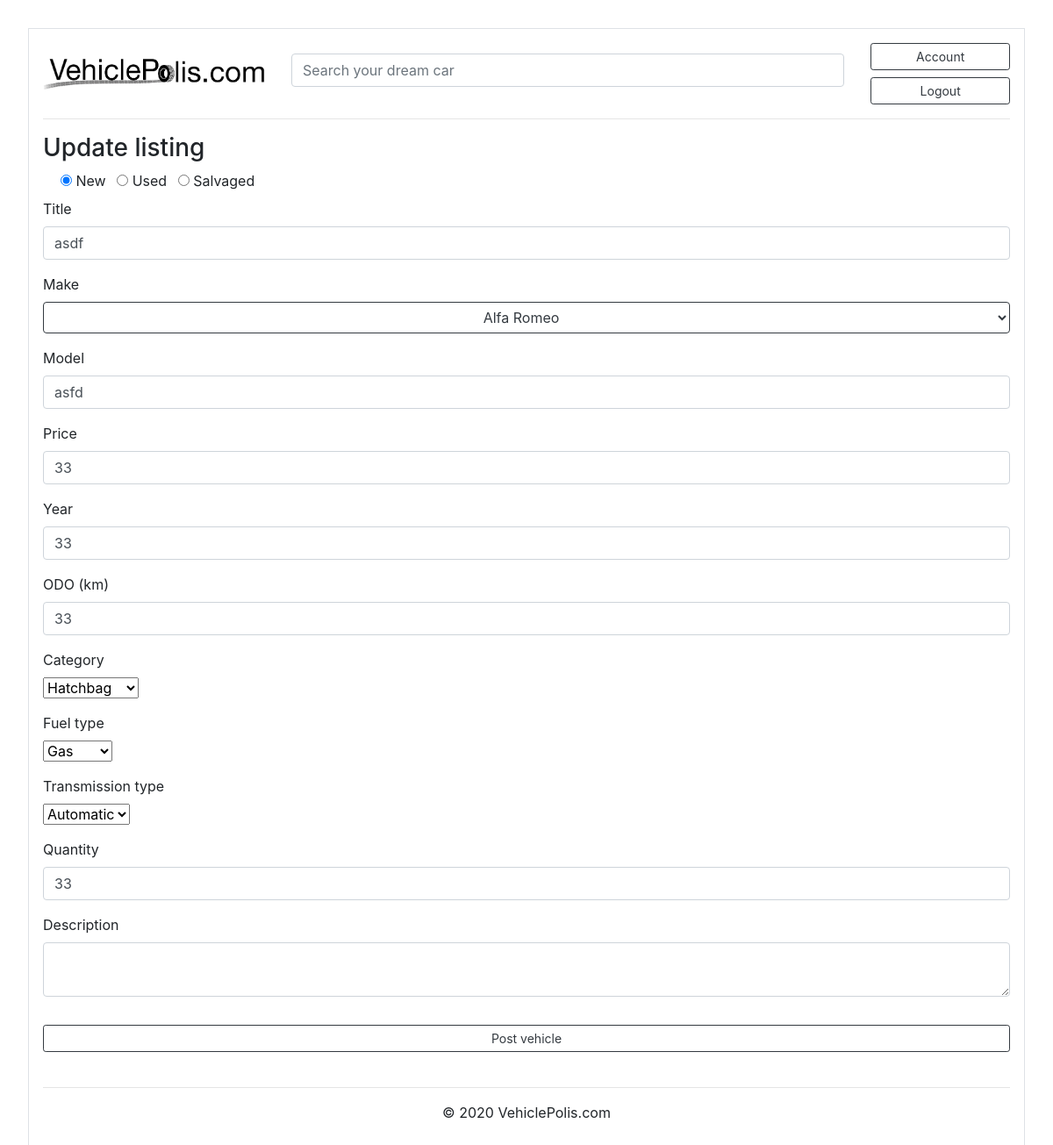
The page /item_details/6/update (signed in) on the database as committed earlier.
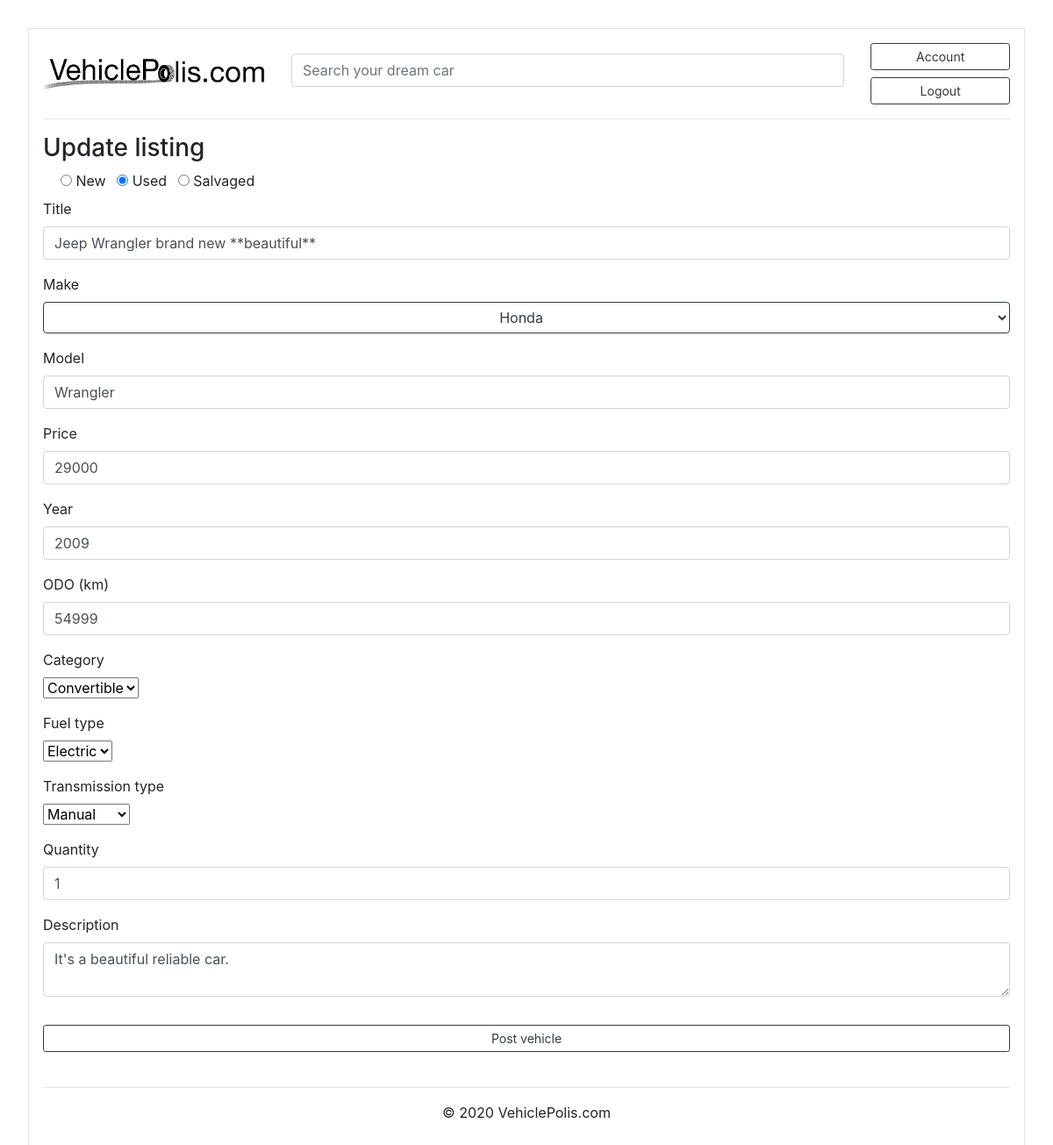
The same page on the database as committed later.
### marketplace/models.py (models this page shows, shortened)
class Post(db.Model):
    id = db.Column(db.Integer, primary_key=True)
    condition = db.Column(db.String(100), nullable=False)
    title = db.Column(db.String(100), nullable=False)
    make = db.Column(db.String(100), nullable=False)
    model = db.Column(db.String(100), nullable=False)
    price = db.Column(db.Integer(), nullable=False)
    year = db.Column(db.Integer(), nullable=False)
    ODO = db.Column(db.Integer(), nullable=False)
    category = db.Column(db.String(100), nullable=False)
    fuel = db.Column(db.String(100), nullable=False)
    transmission = db.Column(db.String(100), nullable=False)
    quantity = db.Column(db.Integer(), nullable=False)
    date_posted = db.Column(db.DateTime, nullable=False, default=datetime.utcnow)
    description = db.Column(db.Text, nullable=True)
    image_file = db.Column(db.String(20), nullable=False, default='default.png')
    user_id = db.Column(db.Integer, db.ForeignKey('user.id'), nullable=False)

### marketplace/routes.py (the view)
@app.route("/item_details/<int:post_id>/update", methods=['GET','POST'])
@login_required
def update_post(post_id):
    post = Post.query.get_or_404(post_id)
    if post.author != current_user:
        abort(403)
    form = PostForm()
    if form.validate_on_submit():
        post.title = form.title.data
        post.make = form.make.data
        post.condition = form.condition.data
        post.model = form.model.data
        post.price = form.price.data
        post.year = form.year.data
        post.ODO = form.ODO.data
        post.category = form.category.data
        post.fuel = form.fuel.data
        post.transmission = form.transmission.data
        post.description = form.description.data
        post.quantity = form.quantity.data
        db.session.commit()
        flash('Your listing has been updated!', 'success')
        return redirect(url_for('post', post_id=post.id))
    elif request.method == 'GET':
        form.title.data = post.title
        form.make.data = post.make
        form.condition.data = post.condition
        form.model.data = post.model
        form.price.data = post.price
        form.year.data = post.year
        form.ODO.data = post.ODO
        form.category.data = post.category
        form.fuel.data = post.fuel
        form.transmission.data = post.transmission
        form.quantity.data = post.quantity
        form.description.data = post.description
    return render_template('add_item.html', form=form, legend='Update listing')

### marketplace/models.py (called while the page is built)
@login_manager.user_loader
def load_user(user_id):
    return User.query.get(int(user_id))

### marketplace/templates/add_item.html (shortened to what the changed rows need)
{% extends "base.html" %}
{% block content %}
<div class="row">
  <div class="col-xl-12">
<form method="POST" action="" enctype="multipart/form-data">
  <fieldset class="form-group">
    <div class="form-check">
      {% for radio in form.condition %}
          {{ radio }}
          {{ radio.label(class="mr-2")}}
      {% endfor %}
    </div>
    <div class="form-group">
      {{ form.title.label }}
      {% if form.title.errors %}
          {{ form.title(class="form-control is-invalid") }}
          <div class="invalid-feedback">
              {% for error in form.title.errors %}
                  <span>{{ error }}</span>
              {% endfor %}
          </div>
      {% else %}
          {{ form.title(class="form-control", placeholder="Enter title of your listing") }}
      {% endif %}
    </div>
    <div class="form-group">
      {{ form.make.label }}
      <br>
      {{ form.make(class="btn btn-outline-dark btn-block") }}
    </div>
    <div class="form-group">
      {{ form.model.label }}
      {% if form.model.errors %}
          {{ form.model(class="form-control is-invalid") }}
          <div class="invalid-feedback">
              {% for error in form.model.errors %}
                  <span>{{ error }}</span>
              {% endfor %}
          </div>
      {% else %}
          {{ form.model(class="form-control", placeholder="Enter model") }}
      {% endif %}
    </div>
    <div class="form-group">
      {{ form.price.label }}
      {% if form.price.errors %}
          {{ form.price(class="form-control is-invalid") }}
          <div class="invalid-feedback">
              {% for error in form.price.errors %}
                  <span>{{ error }}</span>
              {% endfor %}
          </div>
      {% else %}
          {{ form.price(class="form-control", placeholder="Enter price in AUD") }}
      {% endif %}
    </div>
    <div class="form-group">
      {{ form.year.label }}
      {% if form.year.errors %}
          {{ form.year(class="form-control is-invalid") }}
          <div class="invalid-feedback">
              {% for error in form.year.errors %}
                  <span>{{ error }}</span>
              {% endfor %}
          </div>
      {% else %}
          {{ form.year(class="form-control", placeholder="Enter year of manufacture") }}
      {% endif %}
    </div>
    <div class="form-group">
      {{ form.ODO.label }}
      {% if form.ODO.errors %}
          {{ form.ODO(class="form-control is-invalid") }}
          <div class="invalid-feedback">
              {% for error in form.ODO.errors %}
                  <span>{{ error }}</span>
              {% endfor %}
          </div>
      {% else %}
          {{ form.ODO(class="form-control", placeholder="Enter ODO in km") }}
      {% endif %}
    </div>
    <div class="form-group">
      {{ form.category.label(class="form-control-label") }}
      <br>
      {{ form.category }}
    </div>
    <div class="form-group">
      {{ form.fuel.label(class="form-control-label") }}
      <br>
      {{ form.fuel }}
    </div>
    <div class="form-group">
      {{ form.transmission.label(class="form-control-label") }}
      <br>
      {{ form.transmission }}
    </div>
    <div class="form-group">
      {{ form.quantity.label(class="form-control-label") }}
      {% if form.quantity.errors %}
          {{ form.quantity(class="form-control is-invalid") }}
          <div class="invalid-feedback">
              {% for error in form.quantity.errors %}
                  <span>{{ error }}</span>
              {% endfor %}
          </div>
      {% else %}
          {{ form.quantity(class="form-control", placeholder="Enter quantity") }}
      {% endif %}
    </div>
    <div class="form-group">
      {{ form.description.label(class="form-control-label") }}
      {% if form.description.errors %}
          {{ form.description(class="form-control is-invalid") }}
          <div class="invalid-feedback">
              {% for error in form.description.errors %}
                  <span>{{ error }}</span>
              {% endfor %}
          </div>
      {% else %}
          {{ form.description(class="form-control") }}
      {% endif %}
    </div>
  </fieldset>
</form>
{% endblock content %}

Rows that differ between the two databases and show on the page:
changed Post: title "asdf" → "Jeep Wrangler brand new **beautiful**"; make "Alfa Romeo" → "Honda"; model "asfd" → "Wrangler"; price "33" → "29000"; year "33" → "2009"; ODO "33" → "54999"; category "Hatchbag" → "Convertible"; fuel "Gas" → "Electric"; transmission "Automatic" → "Manual"; quantity "33" → "1"; description (not shown) → "It's a beautiful reliable car."
Other text that changed with them:
form field condition: "☑ New" → "☐ New"
form field condition: "☐ Used" → "☑ Used"
